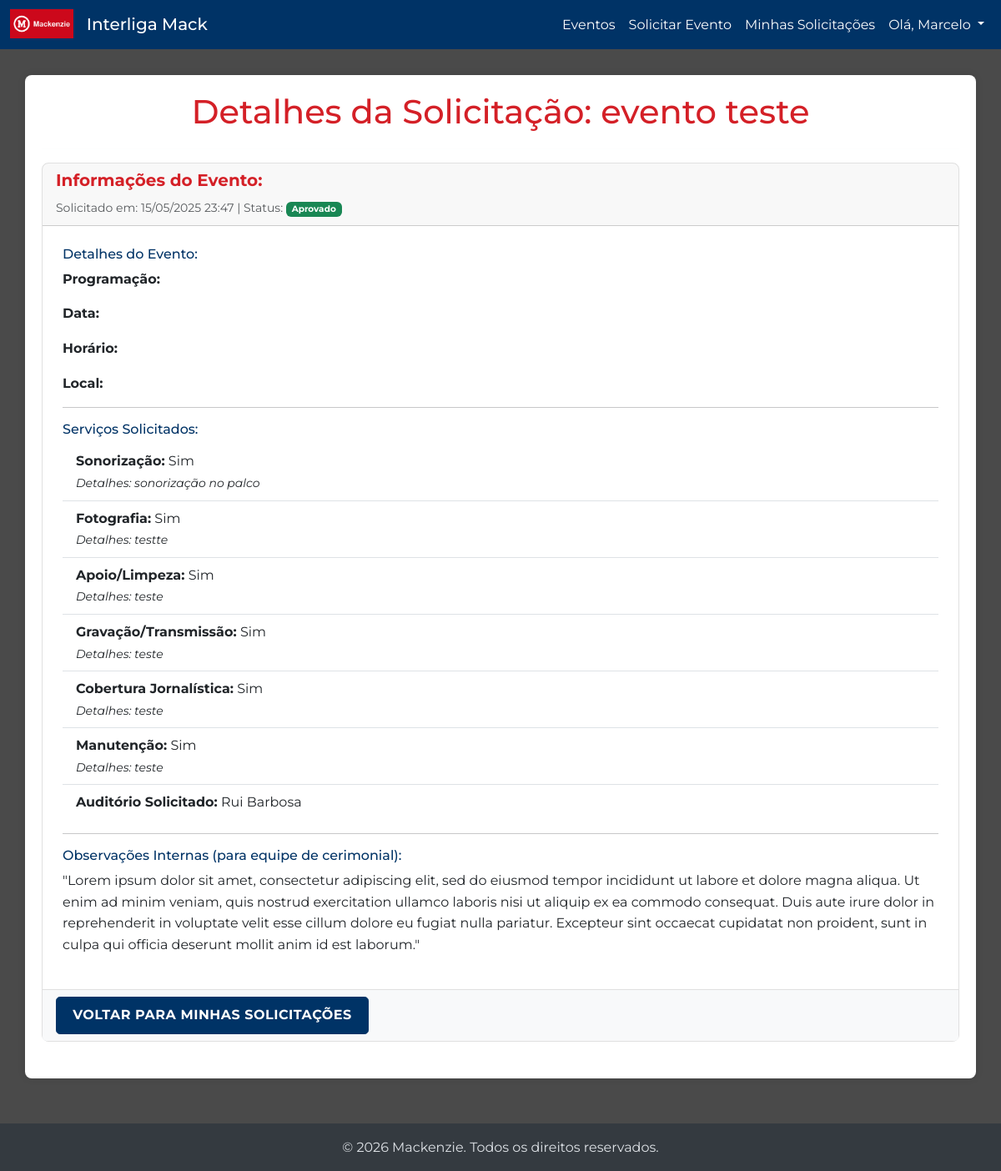
Page /eventos/solicitacao/13/ (signed in) on the committed database.
### users/models.py (models this page shows, shortened)
class UserProfile(AbstractUser):
    USER_TYPE_CHOICES = [
        ('solicitante', 'Solicitante Interno'),
        ('geral', 'Usuário Geral'), # Alunos, Palestrantes, Fornecedores, Público em Geral
    ]
    user_type = models.CharField(
        max_length=20,
        choices=USER_TYPE_CHOICES,
        default='geral',
        verbose_name='Tipo de Usuário'
    )
    registration_id = models.CharField(max_length=100, blank=True, null=True, verbose_name='Matrícula/ID')
    department = models.CharField(max_length=200, blank=True, null=True, verbose_name='Departamento/Unidade')
    class Meta:
        verbose_name = 'Perfil de Usuário'
        verbose_name_plural = 'Perfis de Usuários'

### events/models.py (models this page shows, shortened)
class EventRequest(models.Model):
    STATUS_CHOICES = [
        ('pending', 'Pendente'),
        ('approved', 'Aprovado'),
        ('rejected', 'Rejeitado'),
        ('in_progress', 'Em Andamento'),
        ('completed', 'Concluído'),
        ('cancelled', 'Cancelado'),
    ]
    requester = models.ForeignKey(
        settings.AUTH_USER_MODEL,
        on_delete=models.CASCADE,
        limit_choices_to={'user_type': 'solicitante'},
        related_name='user_event_requests',
        verbose_name='Solicitante'
    )
    request_date = models.DateTimeField(auto_now_add=True, verbose_name='Data da Solicitação')
    needs_sound_system = models.BooleanField(default=False, verbose_name='Necessita Sonorização?')
    sound_system_details = models.TextField(blank=True, null=True, verbose_name='Detalhes Sonorização')
    needs_photography = models.BooleanField(default=False, verbose_name='Necessita Fotografia?')
    photography_details = models.TextField(blank=True, null=True, verbose_name='Detalhes Fotografia')
    needs_support_cleaning = models.BooleanField(default=False, verbose_name='Necessita Apoio/Limpeza?')
    support_cleaning_details = models.TextField(blank=True, null=True, verbose_name='Detalhes Apoio/Limpeza')
    needs_recording_transmission = models.BooleanField(default=False, verbose_name='Necessita Gravação/Transmissão?')
    recording_transmission_details = models.TextField(blank=True, null=True, verbose_name='Detalhes Gravação/Transmissão')
    needs_journalistic_coverage = models.BooleanField(default=False, verbose_name='Necessita Cobertura Jornalística?')
    journalistic_coverage_details = models.TextField(blank=True, null=True, verbose_name='Detalhes Cobertura Jornalística')
    needs_maintenance = models.BooleanField(default=False, verbose_name='Necessita Manutenção?')
    maintenance_details = models.TextField(blank=True, null=True, verbose_name='Detalhes Manutenção')
    auditorium_requested = models.CharField(max_length=100, blank=True, null=True, verbose_name='Auditório Solicitado')
    stream_requested = models.BooleanField(default=False, verbose_name='Solicita Transmissão pela TV Mackenzie?')
    suggested_stream_link = models.URLField(blank=True, null=True, verbose_name='Link Sugerido para Transmissão (se houver)')
    internal_notes = models.TextField(blank=True, null=True, verbose_name='Observações Internas')
    created_at = models.DateTimeField(auto_now_add=True)
    updated_at = models.DateTimeField(auto_now=True)
    status = models.CharField(max_length=20, choices=STATUS_CHOICES, default='pending', verbose_name='Status da Solicitação')
    event_name_proposal = models.CharField(max_length=200, verbose_name='Nome Proposto do Evento')
    class Meta:
        verbose_name = 'Solicitação de Evento'
        verbose_name_plural = 'Solicitações de Eventos'
        ordering = ['-request_date']

### events/views.py (the view)
# urls.py: path('solicitacao/<int:request_id>/', views.event_request_detail, name='event_request_detail'),
@login_required
@user_passes_test(is_solicitante, login_url='/admin/login/')
def event_request_detail(request, request_id):
    event_request = get_object_or_404(EventRequest, id=request_id, requester=request.user)
    page_title = 'Detalhes da Solicitação'
    if event_request.approved_event:
        page_title = f'Detalhes da Solicitação: {event_request.approved_event.name}'
    elif event_request.event_name_proposal: # Fallback para o nome proposto se não houver evento aprovado
        page_title = f'Detalhes da Solicitação: {event_request.event_name_proposal} (Pendente)'
    return render(request, 'events/event_request_detail.html', {'event_request': event_request, 'page_title': page_title})

### events/views.py (called while the page is built)
def is_solicitante(user):
    return user.is_authenticated and user.user_type == 'solicitante'

### events/templates/events/event_request_detail.html (shortened to what this page needs)
{% extends "base.html" %}
{% block content %}
<div class="card">
    <div class="card-header">
        <h5 class="card-title">Informações do Evento: {{ event_request.event.title }}</h5>
        <p class="card-text"><small class="text-muted">Solicitado em: {{ event_request.request_date|date:"d/m/Y H:i" }} | Status: <span class="badge bg-{% if event_request.status == 'pending' %}warning text-dark{% elif event_request.status == 'approved' %}success{% elif event_request.status == 'rejected' %}danger{% elif event_request.status == 'in_progress' %}info text-dark{% elif event_request.status == 'completed' %}primary{% elif event_request.status == 'cancelled' %}secondary{% endif %}">{{ event_request.get_status_display }}</span></small></p>
    </div>
    <div class="card-body">
        <h6>Detalhes do Evento:</h6>
        <p><strong>Programação:</strong> {{ event_request.event.program|linebreaksbr }}</p>
        <p><strong>Data:</strong> {{ event_request.event.date|date:"d/m/Y" }}</p>
        <p><strong>Horário:</strong> {{ event_request.event.start_time|time:"H:i" }}{% if event_request.event.end_time %} - {{ event_request.event.end_time|time:"H:i" }}{% endif %}</p>
        <p><strong>Local:</strong> {{ event_request.event.location }}</p>
        <hr>
        <h6>Serviços Solicitados:</h6>
        <ul class="list-group list-group-flush">
            <li class="list-group-item">
                <strong>Sonorização:</strong> {% if event_request.needs_sound_system %}Sim{% else %}Não{% endif %}
                {% if event_request.needs_sound_system and event_request.sound_system_details %}<br><small><em>Detalhes: {{ event_request.sound_system_details|linebreaksbr }}</em></small>{% endif %}
            </li>
            <li class="list-group-item">
                <strong>Fotografia:</strong> {% if event_request.needs_photography %}Sim{% else %}Não{% endif %}
                {% if event_request.needs_photography and event_request.photography_details %}<br><small><em>Detalhes: {{ event_request.photography_details|linebreaksbr }}</em></small>{% endif %}
            </li>
            <li class="list-group-item">
                <strong>Apoio/Limpeza:</strong> {% if event_request.needs_support_cleaning %}Sim{% else %}Não{% endif %}
                {% if event_request.needs_support_cleaning and event_request.support_cleaning_details %}<br><small><em>Detalhes: {{ event_request.support_cleaning_details|linebreaksbr }}</em></small>{% endif %}
            </li>
            <li class="list-group-item">
                <strong>Gravação/Transmissão:</strong> {% if event_request.needs_recording_transmission %}Sim{% else %}Não{% endif %}
                {% if event_request.needs_recording_transmission and event_request.recording_transmission_details %}<br><small><em>Detalhes: {{ event_request.recording_transmission_details|linebreaksbr }}</em></small>{% endif %}
            </li>
            <li class="list-group-item">
                <strong>Cobertura Jornalística:</strong> {% if event_request.needs_journalistic_coverage %}Sim{% else %}Não{% endif %}
                {% if event_request.needs_journalistic_coverage and event_request.journalistic_coverage_details %}<br><small><em>Detalhes: {{ event_request.journalistic_coverage_details|linebreaksbr }}</em></small>{% endif %}
            </li>
            <li class="list-group-item">
                <strong>Manutenção:</strong> {% if event_request.needs_maintenance %}Sim{% else %}Não{% endif %}
                {% if event_request.needs_maintenance and event_request.maintenance_details %}<br><small><em>Detalhes: {{ event_request.maintenance_details|linebreaksbr }}</em></small>{% endif %}
            </li>
            {% if event_request.auditorium_requested %}
            <li class="list-group-item">
                <strong>Auditório Solicitado:</strong> {{ event_request.auditorium_requested }}
            </li>
            {% endif %}
        </ul>
        {% if event_request.internal_notes %}
        <hr>
        <h6>Observações Internas (para equipe de cerimonial):</h6>
        <p>{{ event_request.internal_notes|linebreaksbr }}</p>
        {% endif %}
    </div>
    <div class="card-footer">
        <a href="{% url 'events:list_my_event_requests' %}" class="btn btn-secondary">Voltar para Minhas Solicitações</a>
    </div>
</div>
{% endblock %}

### templates/base.html (shortened to what this page needs)
{% load static %}
<!DOCTYPE html>
<html lang="pt-br">
<head>
    <link href="https://cdn.jsdelivr.net/npm/bootstrap@5.3.0-alpha1/dist/css/bootstrap.min.css" rel="stylesheet">
    <link rel="stylesheet" href="{% static 'css/custom.css' %}">
</head>
<body>
    <nav class="navbar navbar-expand-lg navbar-mackenzie fixed-top">
        <div class="container-fluid">
            <a class="navbar-brand" href="{% url 'home' %}">
                <img src="{% static 'images/logo-vermelho-mack.png' %}" alt="Interliga Mack Logo">
                Interliga Mack
            </a>
            <div class="collapse navbar-collapse" id="navbarNav">
                <ul class="navbar-nav ms-auto mb-2 mb-lg-0">
                    <li class="nav-item">
                        <a class="nav-link {% if request.resolver_match.url_name == 'public_event_list' or request.resolver_match.url_name == 'home' %}active{% endif %}" href="{% url 'home' %}">Eventos</a>
                    </li>
                    {% if user.is_authenticated %}
                        {% if user.user_type == 'solicitante' %}
                            <li class="nav-item">
                                <a class="nav-link {% if request.resolver_match.url_name == 'create_event_request' %}active{% endif %}" href="{% url 'events:create_event_request' %}">Solicitar Evento</a>
                            </li>
                            <li class="nav-item">
                                <a class="nav-link {% if request.resolver_match.url_name == 'list_my_event_requests' %}active{% endif %}" href="{% url 'events:list_my_event_requests' %}">Minhas Solicitações</a>
                            </li>
                        {% endif %}
                        <li class="nav-item dropdown">
                            <a class="nav-link dropdown-toggle" href="#" id="navbarUserDropdown" role="button" data-bs-toggle="dropdown" aria-expanded="false">
                                Olá, {{ user.first_name|default:user.username }}
                            </a>
                        </li>
                    {% endif %}
                </ul>
            </div>
        </div>
    </nav>
    <div id="page-content">
        <div class="container">
            <h1 class="page-title-custom">{% block page_title %}{{ page_title|default:"Interliga Mack" }}{% endblock %}</h1>
            <hr>
            {% block content %}
            {% endblock %}
        </div>
    </div>
    <footer class="py-3 my-4 text-center">
        <p class="text-muted">&copy; {% now "Y" %} Mackenzie. Todos os direitos reservados.</p>
    </footer>
</body>
</html>

### static/css/custom.css (style rules this page uses)
html { height: 100%; }
body { font-family: 'Montserrat', 'Segoe UI', Tahoma, Geneva, Verdana, sans-serif; line-height: 1.6; background-color: #4a4a4a; color: #f8f9fa; display: flex; flex-direction: column; min-height: 100%; }
#page-content { flex: 1 0 auto; padding-top: 90px; padding-bottom: 30px; }
h1, h2, h3, h4, h5, h6, .h1, .h2, .h3, .h4, .h5, .h6 { font-family: 'Montserrat', sans-serif; color: var(--mackenzie-blue); }
.navbar-brand img { max-height: 45px; width: auto; margin-top: -5px; }
.page-title-custom { font-weight: 500; text-align: center; color: var(--mackenzie-red); margin-bottom: 30px; font-size: 2.5rem; }
.container { background-color: white; border-radius: 8px; box-shadow: 0 0 15px rgba(0,0,0,0.2); padding-left: 20px; padding-right: 20px; padding-top: 20px; padding-bottom: 20px; }
.card { border: 1px solid #e0e0e0; transition: box-shadow .3s ease-in-out, transform .3s ease-in-out; border-radius: 0.5rem; margin-bottom: 1.5rem; }
.card-title { color: var(--mackenzie-red); font-weight: 700; font-size: 1.25rem; }
.card-body { padding: 1.5rem; }
.card-footer { background-color: #f8f9fa; border-top: 1px solid #e0e0e0; font-size: 0.9em; }
.navbar-nav .nav-item.dropdown .nav-link { cursor: pointer; }
a { color: var(--mackenzie-red); text-decoration: none; font-weight: 500; }
.btn { border-radius: 0.3rem; padding: 0.6rem 1.2rem; font-weight: 700; text-transform: uppercase; letter-spacing: 0.5px; font-family: 'Montserrat', sans-serif; }
.btn-secondary { background-color: var(--mackenzie-blue); border-color: var(--mackenzie-blue); color: white; }
footer { flex-shrink: 0; margin-top: auto; padding-top: 20px; padding-bottom: 20px; background-color: #343a40; color: #f8f9fa; width: 100%; }
footer p.text-muted { color: #dee2e6 !important; margin-bottom: 0; }

### templates/base.html (style rules this page uses)
:root { --mackenzie-blue: #003366; --mackenzie-red: #d42027; --mackenzie-light-gray: #f0f0f0; }
html, body { height: 100%; }
body { display: flex; flex-direction: column; }
#page-content { flex: 1 0 auto; padding-top: 70px; }
footer { flex-shrink: 0; }
.navbar-mackenzie { background-color: var(--mackenzie-blue); }
.navbar-mackenzie .navbar-brand, .navbar-mackenzie .nav-link { color: white; }
.navbar-brand img { max-height: 35px; width: auto; margin-right: 10px; margin-top: -5px; }
.container { margin-top: 20px; background-color: white; padding: 20px; border-radius: 8px; box-shadow: 0 0 10px rgba(0,0,0,0.1); }
.btn-secondary { background-color: var(--mackenzie-blue); border-color: var(--mackenzie-blue); }
h1, h2, h3, h4, h5, h6 { color: var(--mackenzie-blue); }
.page-title-custom { color: var(--mackenzie-red); margin-bottom: 20px; }

### rows in the picture
UserProfile: first_name "Marcelo"
EventRequest: request_date "15/05/2025 23:47", status "Aprovado", sound_system_details "sonorização no palco", photography_details "testte", support_cleaning_details "teste", recording_transmission_details "teste", journalistic_coverage_details "teste", maintenance_details "teste", auditorium_requested "Rui Barbosa", internal_notes "\"Lorem ipsum dolor sit amet, consectetur adipiscing elit, sed do eiusmod tempor incididunt ut labore et dolore magna aliqua. Ut enim ad minim veniam, quis nostrud exercitation ullamco laboris nisi ut aliquip ex ea commodo consequat. Duis aute irure dolor in reprehenderit in voluptate velit esse cillum dolore eu fugiat nulla pariatur. Excepteur sint occaecat cupidatat non proident, sunt in culpa qui officia deserunt mollit anim id est laborum.\""

### other values in the picture
{{ page_title|default:"Interliga Mack" }} "Detalhes da Solicitação: evento teste"
